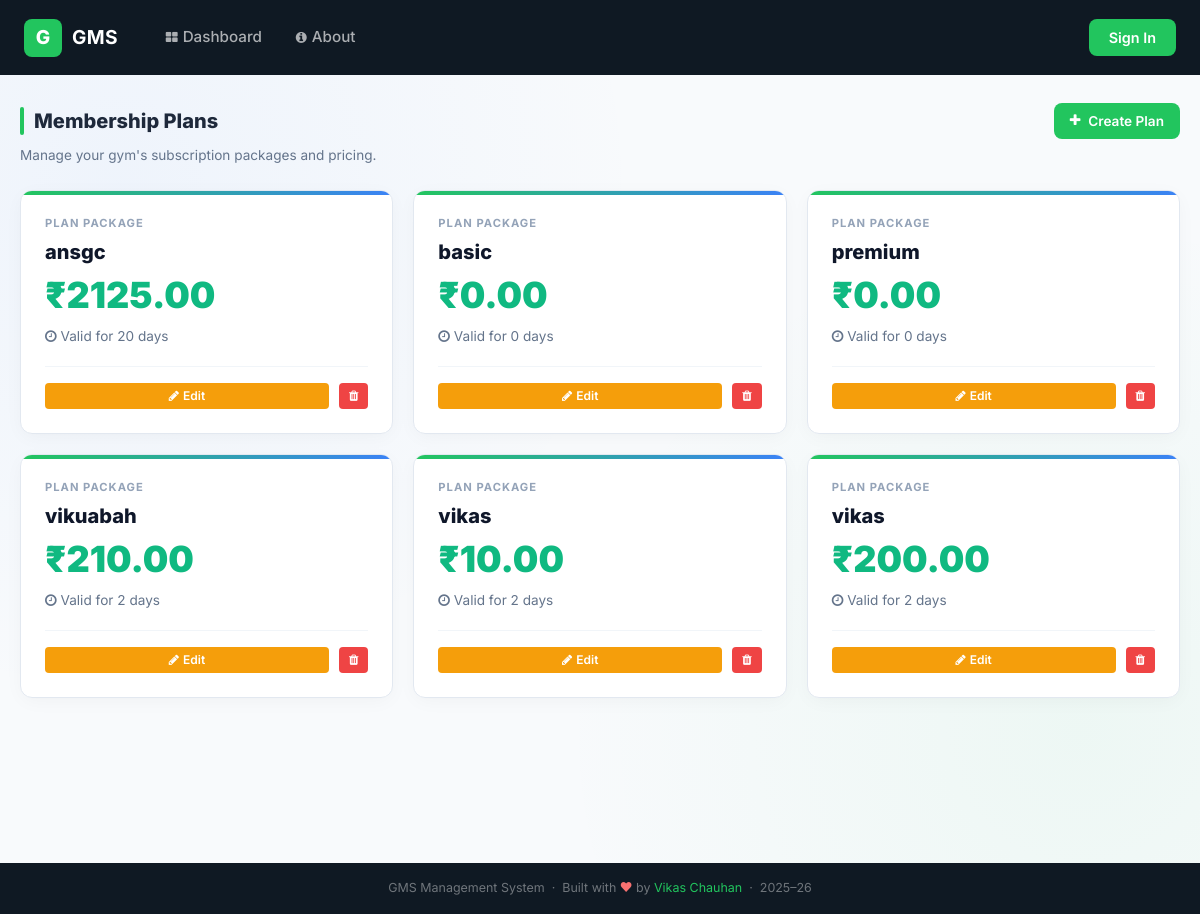
/view_plan/, run on an earlier commit of the app's database.
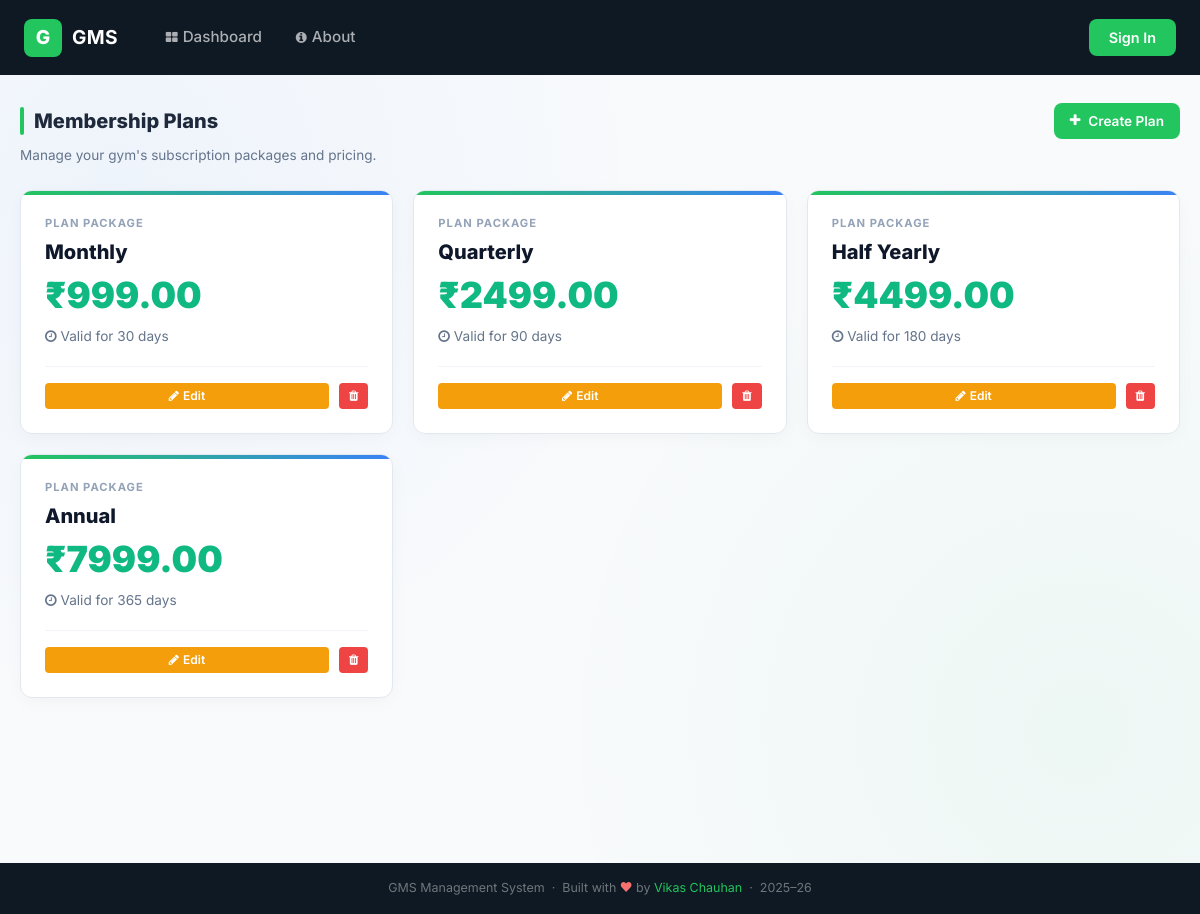
And on a later commit of the database.
### gym/models.py (models this page shows, shortened)
class Plan(models.Model):
    name = models.CharField(max_length=50)
    amount = models.DecimalField(max_digits=10, decimal_places=2)
    duration = models.PositiveIntegerField(help_text="Duration in days or months")

### gym/views.py (the view)
# urls.py: path('view_plan/', View_Plan, name='view_plan'),
def View_Plan(request):
    plan = Plan.objects.all()
    d = {'plan': plan}
    return render(request, 'view_plan.html', d)

### gym/templates/view_plan.html (shortened to what this page needs)
{% extends 'navigation.html' %}
{% load static %}
{% block body %}
<div style="display:flex; align-items:center; gap:10px; margin-bottom:6px;">
    <div style="width:4px; height:28px; background:#22c55e; border-radius:2px;"></div>
    <h1 style="font-size:1.25rem; font-weight:800; margin:0;">Membership Plans</h1>
    <a href="{% url 'add_plan' %}" class="btn-gms-primary" style="margin-left:auto; text-decoration:none; display:inline-flex; align-items:center; gap:8px; font-size:0.85rem; padding:8px 16px;">
        <i class="fa fa-plus"></i> Create Plan
    </a>
</div>
<p style="color:#64748b; font-size:0.85rem; margin-bottom:24px;">Manage your gym's subscription packages and pricing.</p>
<div style="display:grid; grid-template-columns:repeat(auto-fill, minmax(280px, 1fr)); gap:20px;">
    {% for p in plan %}
    <div class="app-card" style="padding:24px; position:relative;">
        <div style="position:absolute; top:0; left:0; right:0; height:4px; background:linear-gradient(90deg, #22c55e, #3b82f6);"></div>
        <div style="font-size:0.7rem; font-weight:700; text-transform:uppercase; color:#94a3b8; letter-spacing:1px; margin-bottom:8px;">Plan Package</div>
        <h3 style="font-size:1.25rem; font-weight:800; color:#0f172a; margin:0 0 4px 0;">{{ p.name }}</h3>
        <div style="font-size:2.25rem; font-weight:900; color:#10b981; margin-bottom:4px;">₹{{ p.amount }}</div>
        <div style="font-size:0.85rem; color:#64748b; margin-bottom:20px;">
            <i class="fa fa-clock-o"></i> Valid for {{ p.duration }} days
        </div>
        <div style="display:flex; gap:10px; border-top:1px solid #f1f5f9; padding-top:16px;">
            <a href="{% url 'edit_plan' p.id %}" class="btn-action-edit" style="flex:1; justify-content:center;">
                <i class="fa fa-pencil"></i> Edit
            </a>
            <a href="{% url 'delete_plan' p.id %}" onclick="return confirm('Delete plan {{ p.name }}?')" class="btn-action-delete">
                <i class="fa fa-trash"></i>
            </a>
        </div>
    </div>
    {% endfor %}
</div>
{% endblock %}

What changed in the data, as far as the page shows it:
removed Plan: name "ansgc", amount "2125.00", duration "20"
removed Plan: name "basic", amount "0.00", duration "0"
removed Plan: name "premium", amount "0.00", duration "0"
removed Plan: name "vikuabah", amount "210.00", duration "2"
removed Plan: name "vikas", amount "10.00", duration "2"
removed Plan: name "vikas", amount "200.00", duration "2"
added Plan: name "Monthly", amount "999.00", duration "30"
added Plan: name "Quarterly", amount "2499.00", duration "90"
added Plan: name "Half Yearly", amount "4499.00", duration "180"
added Plan: name "Annual", amount "7999.00", duration "365"
